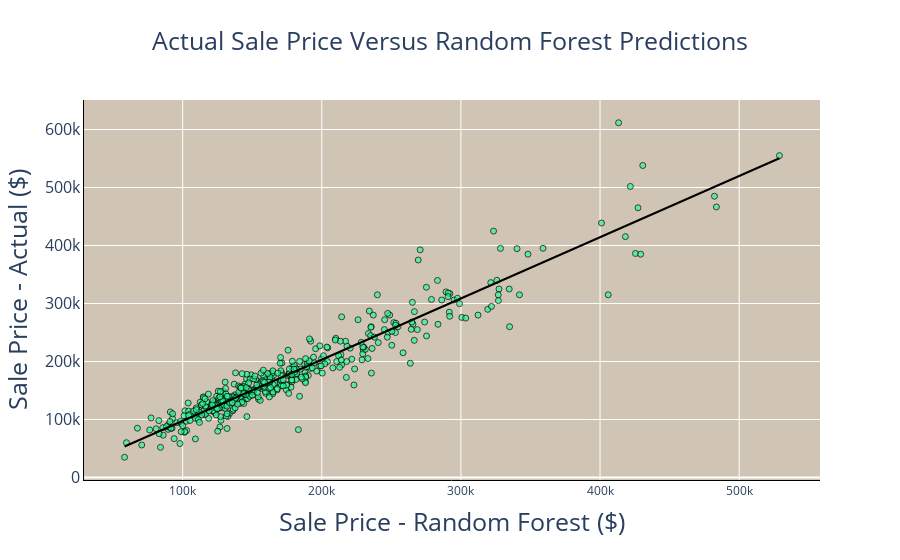

This figure's notebook cell:
### Code cell
fig = px.scatter(FullPredictions, x = 'RandomForest', y ='Actual',title = 'Actual Sale Price Versus Random Forest Predictions',
                         color_discrete_sequence = ['#2AFC98', '#4B7F52','#DE541E' ],
                 trendline = 'ols',
                 trendline_color_override="black",
                 opacity = 0.7,
                labels = {'variable':'Feature'}
                )


fig.update_layout(
    xaxis_title = 'Sale Price - Random Forest ($)',
    yaxis_title = 'Sale Price - Actual ($)',
    title_x=0.5,
    plot_bgcolor = '#d0c5b5',
    title_font = dict(size = 25),

    yaxis = dict(
        tickfont = dict(size=16),
        titlefont = dict(size = 25),
        linecolor = 'black',

    ),
    xaxis = dict(
        tickfont = dict(size=12),
        titlefont = dict(size =25),
        linecolor = 'black'  ,

    ),
    legend=dict(
        yanchor='top',
        y = .98,
        xanchor='right',
        x = 0.98
    )   
)
fig.update_traces(marker=dict(size=6,
                              line=dict(width=1,
                                        color='black')),
                  selector=dict(mode='markers'))
fig.show()
results = px.get_trendline_results(fig)
results = results.iloc[0]["px_fit_results"].summary()
print(results)

### Figure 1 — Plotly figure (JSON) as saved in the notebook; plotly's stock layout.template omitted (floating-point values rounded to 4 significant figures; data arrays with more than 128 entries replaced by an {"elided": "..."} marker saying what was removed)
{"data": [{"hovertemplate": "RandomForest=%{x}<br>Actual=%{y}<extra></extra>", "legendgroup": "", "marker": {"color": "#2AFC98", "line": {"color": "black", "width": 1}, "opacity": 0.7, "size": 6, "symbol": "circle"}, "mode": "markers", "name": "", "orientation": "v", "showlegend": false, "type": "scatter", "x": {"elided": "433 float values"}, "xaxis": "x", "y": {"elided": "433 float values"}, "yaxis": "y"}, {"hovertemplate": "<b>OLS trendline</b><br>Actual = 1.0558 * RandomForest + -7995.47<br>R<sup>2</sup>=0.908267<br><br>RandomForest=%{x}<br>Actual=%{y} <b>(trend)</b><extra></extra>", "legendgroup": "", "line": {"color": "black"}, "marker": {"color": "#2AFC98", "symbol": "circle"}, "mode": "lines", "name": "", "showlegend": false, "type": "scatter", "x": {"elided": "433 float values"}, "xaxis": "x", "y": {"elided": "433 float values"}, "yaxis": "y"}], "layout": {"legend": {"tracegroupgap": 0, "x": 0.98, "xanchor": "right", "y": 0.98, "yanchor": "top"}, "plot_bgcolor": "#d0c5b5", "title": {"font": {"size": 25}, "text": "Actual Sale Price Versus Random Forest Predictions", "x": 0.5}, "xaxis": {"anchor": "y", "domain": [0, 1], "linecolor": "black", "tickfont": {"size": 12}, "title": {"font": {"size": 25}, "text": "Sale Price - Random Forest ($)"}}, "yaxis": {"anchor": "x", "domain": [0, 1], "linecolor": "black", "tickfont": {"size": 16}, "title": {"font": {"size": 25}, "text": "Sale Price - Actual ($)"}}}}
